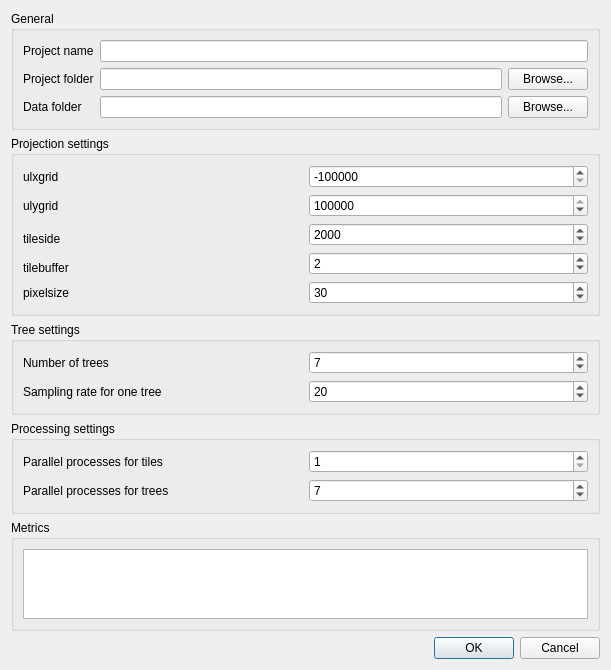
<?xml version="1.0" encoding="UTF-8"?>
<ui version="4.0">
 <class>Dialog</class>
 <widget class="QDialog" name="Dialog">
  <property name="geometry">
   <rect>
    <x>0</x>
    <y>0</y>
    <width>611</width>
    <height>665</height>
   </rect>
  </property>
  <property name="windowTitle">
   <string>Create UMD project</string>
  </property>
  <layout class="QVBoxLayout" name="verticalLayout">
   <item>
    <widget class="QgsCollapsibleGroupBox" name="groupBox">
     <property name="title">
      <string>General</string>
     </property>
     <layout class="QGridLayout" name="gridLayout">
      <item row="0" column="0">
       <widget class="QLabel" name="label">
        <property name="text">
         <string>Project name</string>
        </property>
       </widget>
      </item>
      <item row="1" column="0">
       <widget class="QLabel" name="label_2">
        <property name="text">
         <string>Project folder</string>
        </property>
       </widget>
      </item>
      <item row="1" column="1">
       <widget class="QLineEdit" name="leProjectDir"/>
      </item>
      <item row="1" column="2">
       <widget class="QPushButton" name="btnSelectProject">
        <property name="text">
         <string>Browse...</string>
        </property>
       </widget>
      </item>
      <item row="2" column="0">
       <widget class="QLabel" name="label_3">
        <property name="text">
         <string>Data folder</string>
        </property>
       </widget>
      </item>
      <item row="2" column="1">
       <widget class="QLineEdit" name="leProjectData"/>
      </item>
      <item row="2" column="2">
       <widget class="QPushButton" name="btnSelectData">
        <property name="text">
         <string>Browse...</string>
        </property>
       </widget>
      </item>
      <item row="0" column="1" colspan="2">
       <widget class="QLineEdit" name="leProjectName"/>
      </item>
     </layout>
    </widget>
   </item>
   <item>
    <widget class="QgsCollapsibleGroupBox" name="groupBox_2">
     <property name="title">
      <string>Projection settings</string>
     </property>
     <layout class="QGridLayout" name="gridLayout_2">
      <item row="2" column="1" rowspan="2">
       <widget class="QSpinBox" name="spnTileSide">
        <property name="minimum">
         <number>1000</number>
        </property>
        <property name="maximum">
         <number>10000</number>
        </property>
        <property name="value">
         <number>2000</number>
        </property>
       </widget>
      </item>
      <item row="1" column="0">
       <widget class="QLabel" name="label_5">
        <property name="text">
         <string>ulygrid</string>
        </property>
       </widget>
      </item>
      <item row="0" column="1">
       <widget class="QSpinBox" name="spnUlx">
        <property name="minimum">
         <number>-10000000</number>
        </property>
        <property name="maximum">
         <number>10000000</number>
        </property>
        <property name="value">
         <number>-4560000</number>
        </property>
       </widget>
      </item>
      <item row="4" column="1" rowspan="2">
       <widget class="QSpinBox" name="spnTileBuffer">
        <property name="minimum">
         <number>1</number>
        </property>
        <property name="maximum">
         <number>10</number>
        </property>
        <property name="value">
         <number>2</number>
        </property>
       </widget>
      </item>
      <item row="1" column="1">
       <widget class="QSpinBox" name="spnUly">
        <property name="minimum">
         <number>-10000000</number>
        </property>
        <property name="maximum">
         <number>10000000</number>
        </property>
        <property name="value">
         <number>2400000</number>
        </property>
       </widget>
      </item>
      <item row="0" column="0">
       <widget class="QLabel" name="label_4">
        <property name="text">
         <string>ulxgrid</string>
        </property>
       </widget>
      </item>
      <item row="6" column="1">
       <widget class="QSpinBox" name="spnPixelSize">
        <property name="minimum">
         <number>1</number>
        </property>
        <property name="maximum">
         <number>100</number>
        </property>
        <property name="value">
         <number>30</number>
        </property>
       </widget>
      </item>
      <item row="6" column="0">
       <widget class="QLabel" name="label_8">
        <property name="text">
         <string>pixelsize</string>
        </property>
       </widget>
      </item>
      <item row="5" column="0">
       <widget class="QLabel" name="label_7">
        <property name="text">
         <string>tilebuffer</string>
        </property>
       </widget>
      </item>
      <item row="3" column="0">
       <widget class="QLabel" name="label_6">
        <property name="text">
         <string>tileside</string>
        </property>
       </widget>
      </item>
     </layout>
    </widget>
   </item>
   <item>
    <widget class="QgsCollapsibleGroupBox" name="groupBox_3">
     <property name="title">
      <string>Tree settings</string>
     </property>
     <layout class="QGridLayout" name="gridLayout_3">
      <item row="0" column="0">
       <widget class="QLabel" name="label_9">
        <property name="text">
         <string>Number of trees</string>
        </property>
       </widget>
      </item>
      <item row="0" column="1">
       <widget class="QSpinBox" name="spnNumTrees">
        <property name="minimum">
         <number>1</number>
        </property>
        <property name="maximum">
         <number>25</number>
        </property>
        <property name="singleStep">
         <number>2</number>
        </property>
        <property name="value">
         <number>7</number>
        </property>
       </widget>
      </item>
      <item row="1" column="0">
       <widget class="QLabel" name="label_10">
        <property name="text">
         <string>Sampling rate for one tree</string>
        </property>
       </widget>
      </item>
      <item row="1" column="1">
       <widget class="QSpinBox" name="spnSelectPersent">
        <property name="minimum">
         <number>1</number>
        </property>
        <property name="maximum">
         <number>100</number>
        </property>
        <property name="value">
         <number>20</number>
        </property>
       </widget>
      </item>
     </layout>
    </widget>
   </item>
   <item>
    <widget class="QgsCollapsibleGroupBox" name="groupBox_4">
     <property name="title">
      <string>Processing settings</string>
     </property>
     <layout class="QGridLayout" name="gridLayout_4">
      <item row="0" column="0">
       <widget class="QLabel" name="label_11">
        <property name="text">
         <string>Parallel processes for tiles</string>
        </property>
       </widget>
      </item>
      <item row="0" column="1">
       <widget class="QSpinBox" name="spnTilesThreads">
        <property name="minimum">
         <number>1</number>
        </property>
        <property name="maximum">
         <number>10</number>
        </property>
       </widget>
      </item>
      <item row="1" column="0">
       <widget class="QLabel" name="label_12">
        <property name="text">
         <string>Parallel processes for trees</string>
        </property>
       </widget>
      </item>
      <item row="1" column="1">
       <widget class="QSpinBox" name="spnTreesThreads">
        <property name="minimum">
         <number>1</number>
        </property>
        <property name="maximum">
         <number>10</number>
        </property>
        <property name="value">
         <number>7</number>
        </property>
       </widget>
      </item>
     </layout>
    </widget>
   </item>
   <item>
    <widget class="QgsCollapsibleGroupBox" name="groupBox_5">
     <property name="title">
      <string>Metrics</string>
     </property>
     <layout class="QGridLayout" name="gridLayout_5">
      <item row="0" column="0">
       <widget class="QTreeView" name="treeMetrics">
        <property name="editTriggers">
         <set>QAbstractItemView::NoEditTriggers</set>
        </property>
        <property name="alternatingRowColors">
         <bool>true</bool>
        </property>
       </widget>
      </item>
     </layout>
    </widget>
   </item>
   <item>
    <widget class="QDialogButtonBox" name="buttonBox">
     <property name="orientation">
      <enum>Qt::Horizontal</enum>
     </property>
     <property name="standardButtons">
      <set>QDialogButtonBox::Cancel|QDialogButtonBox::Ok</set>
     </property>
    </widget>
   </item>
  </layout>
 </widget>
 <customwidgets>
  <customwidget>
   <class>QgsCollapsibleGroupBox</class>
   <extends>QGroupBox</extends>
   <header>qgis.gui</header>
   <container>1</container>
  </customwidget>
 </customwidgets>
 <resources/>
 <connections>
  <connection>
   <sender>buttonBox</sender>
   <signal>accepted()</signal>
   <receiver>Dialog</receiver>
   <slot>accept()</slot>
   <hints>
    <hint type="sourcelabel">
     <x>248</x>
     <y>254</y>
    </hint>
    <hint type="destinationlabel">
     <x>157</x>
     <y>274</y>
    </hint>
   </hints>
  </connection>
  <connection>
   <sender>buttonBox</sender>
   <signal>rejected()</signal>
   <receiver>Dialog</receiver>
   <slot>reject()</slot>
   <hints>
    <hint type="sourcelabel">
     <x>316</x>
     <y>260</y>
    </hint>
    <hint type="destinationlabel">
     <x>286</x>
     <y>274</y>
    </hint>
   </hints>
  </connection>
 </connections>
</ui>
